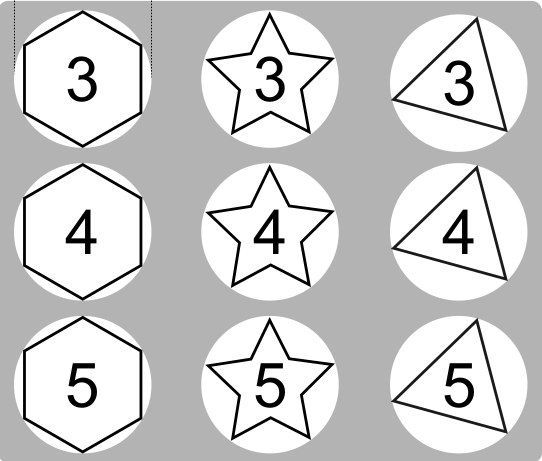
#> input picture geofig_detector/geofig_detector/teste.png, 542 x 461 px
$ python geofig_detector.py
#> lines starting #> are read from the running program, lines starting #| are printed output that depends on the picture; after the words box and inside, x2 and y2 are one past the last pixel; in counts of white or black regions, pixels touching at a corner belong together
import cv2
import numpy as np

def classificar_forma(contorno, approx):
    vertices = len(approx)

    if vertices == 3:
        return "Triangulo"

    elif vertices == 6:
        return "Hexagono"

    elif vertices == 10:
        area_contorno = cv2.contourArea(contorno)
        hull = cv2.convexHull(contorno)
        area_hull = cv2.contourArea(hull)

        if area_hull > 0:
            solidity = float(area_contorno) / area_hull
            # Aumentei o limite superior da solidez para 0.7 porque
            # as estrelas da sua imagem são mais "gordinhas"
            if 0.3 < solidity < 0.7:
                return "Estrela"

    return None

def processar_imagem(caminho_imagem):
#> called with caminho_imagem = 'teste.png'
    img = cv2.imread(caminho_imagem)
#> img is the input picture: shape (461, 542, 3); min 0, max 255, mean 205.2
    if img is None:
        print("Erro ao carregar a imagem.")
        return

    # 1. Converte para escala de cinza
    gray = cv2.cvtColor(img, cv2.COLOR_BGR2GRAY)

    # 2. O Segredo: Binarização Invertida
    # Pixels muito escuros (< 100) viram 255 (Branco). O resto vira 0 (Preto).
    # Isso faz as linhas pretas e os números virarem objetos brancos no escuro.
    _, thresh = cv2.threshold(gray, 100, 255, cv2.THRESH_BINARY_INV)
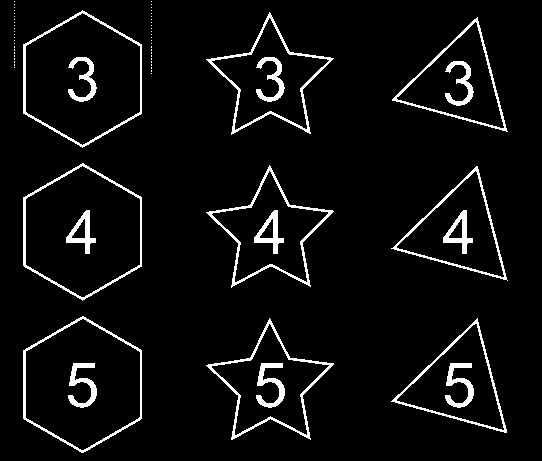
#> thresh: shape (461, 542); 5.4% white; 66 white regions (48 under 20 px)

    # 3. Extração de Contornos
    # O RETR_EXTERNAL agora vai contornar o lado de fora das formas brancas.
    # Como as formas são fechadas, ele nunca vai "entrar" nelas para ver os números!
    contornos, _ = cv2.findContours(thresh, cv2.RETR_EXTERNAL, cv2.CHAIN_APPROX_SIMPLE)
#> contornos = 57 contours, 48 with area under 20; largest, box (x1, y1, x2, y2) and area: (23, 10, 142, 148) 12094, (23, 163, 142, 301) 12094, (23, 316, 142, 453) 12092, (206, 318, 334, 440) 6600, (206, 165, 334, 288) 6589

    for contorno in contornos:
        # Ignora ruídos minúsculos
        if cv2.contourArea(contorno) < 500:
            continue

        perimetro = cv2.arcLength(contorno, True)

        # 4. Ramer-Douglas-Peucker
        # 3% (0.03) do perímetro é uma aproximação excelente para imagens geradas
        epsilon = 0.03 * perimetro
        approx = cv2.approxPolyDP(contorno, epsilon, True)

        nome_forma = classificar_forma(contorno, approx)

        if nome_forma is not None:
            # Desenha o contorno aprovado em verde
            cv2.drawContours(img, [approx], -1, (0, 255, 0), 3)

            # Encontra o Centroide
            M = cv2.moments(contorno)
            if M["m00"] != 0:
                cX = int(M["m10"] / M["m00"])
                cY = int(M["m01"] / M["m00"])
            else:
                cX, cY = 0, 0

            # Anotações visuais na imagem original
            cv2.circle(img, (cX, cY), 5, (255, 0, 0), -1)

            # Escreve o nome da forma um pouco acima e à esquerda do centro
            cv2.putText(img, nome_forma, (cX - 45, cY - 30),
                        cv2.FONT_HERSHEY_SIMPLEX, 0.7, (0, 0, 255), 2)
#> this loop made 57 passes
#> (perimetro, epsilon, vertices in classificar_forma, area_contorno in classificar_forma, area_hull in classificar_forma, solidity in classificar_forma, nome_forma, cX) on passes 2, 5, 48: (467.8, 14.03, 10, 6599.5, 10659, 0.619, 'Estrela', 269), (467.2, 14.02, 10, 6589, 10688, 0.616, 'Estrela', 269), (467.8, 14.03, 10, 6588.5, 10679, 0.617, 'Estrela', 269)
#> (perimetro, epsilon, approx, vertices in classificar_forma, nome_forma, cX, cY) on passes 1, 4, 43: (374.2, 11.23, [[477, 318], [391, 401], [506, 432]], 3, 'Triangulo', 458, 383), (375.6, 11.27, [[391, 248], [507, 280], [477, 166]], 3, 'Triangulo', 458, 231), (374.2, 11.23, [[507, 131], [477, 17], [392, 99]], 3, 'Triangulo', 458, 82)
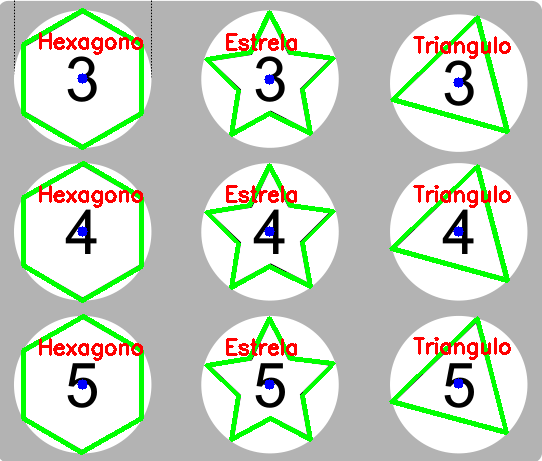
#> img: shape (461, 542, 3); 9.5% of pixels changed, all inside (x1, y1, x2, y2) = (21, 8, 511, 455)

    # Mostra os resultados
    cv2.imshow("Processamento (Thresh)", thresh) # Mostra a máscara para você entender o truque
    cv2.imshow("Resultado Final", img)
    cv2.waitKey(0)
    cv2.destroyAllWindows()

if __name__ == "__main__":
    processar_imagem("teste.png")

$ run again, with geofig_detector/geofig_detector/deteccao_figuras.png copied over geofig_detector/geofig_detector/teste.png
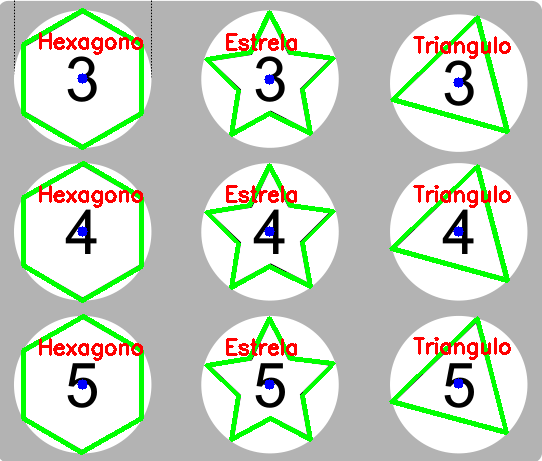
#> input picture geofig_detector/geofig_detector/deteccao_figuras.png, 542 x 461 px
#> in processar_imagem, img is the input picture: shape (461, 542, 3); mean B, G, R 191.5, 207.9, 197.1
#> in processar_imagem, `_, thresh = cv2.threshold(gray, 100, 255, cv2.THRESH_BINARY_INV)`:
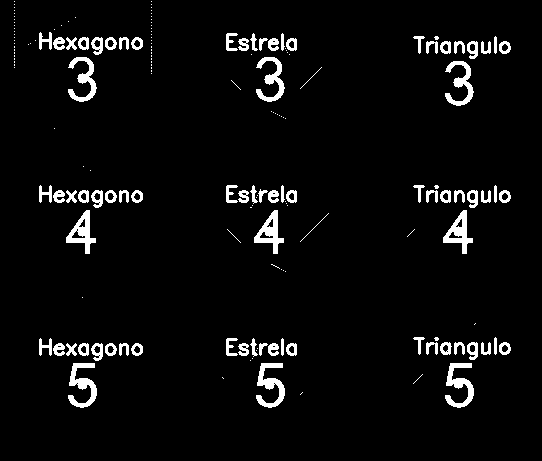
#> thresh: shape (461, 542); 4.5% white; 177 white regions (97 under 20 px)
#> contornos = 177 contours, 99 with area under 20; largest, box (x1, y1, x2, y2) and area: (443, 210, 473, 254) 537, (254, 210, 284, 254) 537, (66, 210, 96, 254) 537, (256, 363, 285, 408) 486, (68, 363, 97, 408) 486
#> the loop in processar_imagem, `for contorno in contornos:` made 177 passes
#> cX on passes 44 to 46: 458, 269, 81
#> after the loop in processar_imagem, `for contorno in contornos:`:
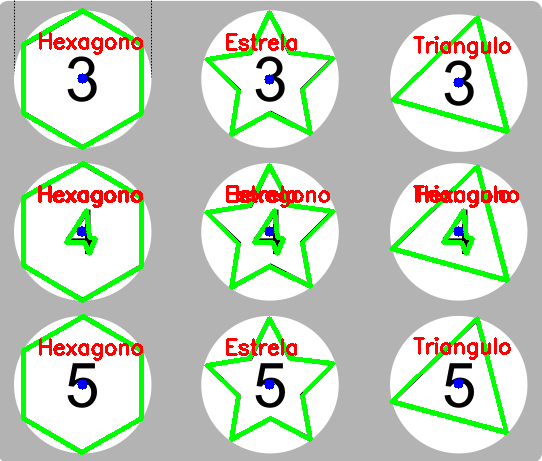
#> img: shape (461, 542, 3); 1.07% of pixels changed, all inside (x1, y1, x2, y2) = (38, 185, 519, 256)
